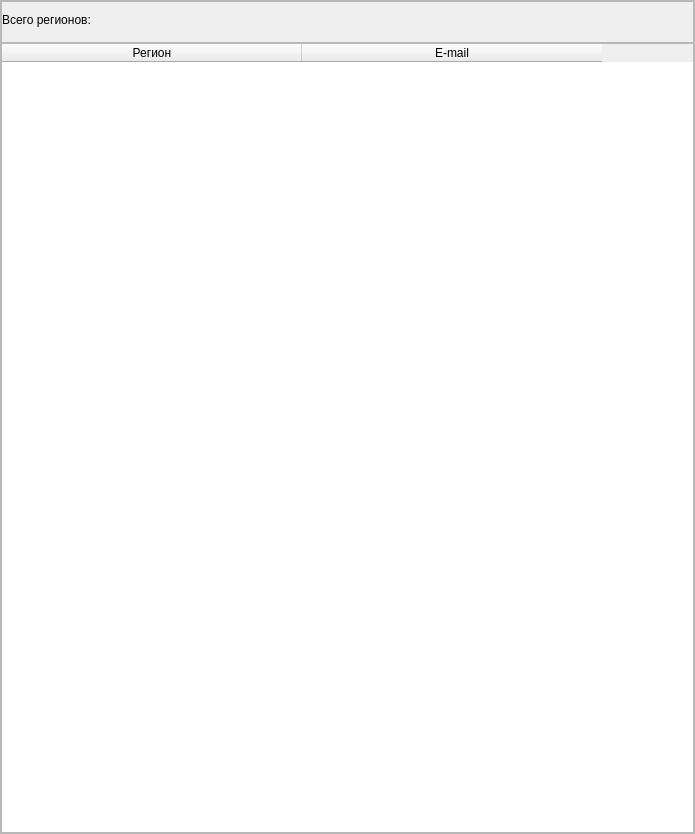
                            <widget class="QWidget" name="scrollAreaWidgetContents_7">
                             <property name="geometry">
                              <rect>
                               <x>0</x>
                               <y>0</y>
                               <width>695</width>
                               <height>834</height>
                              </rect>
                             </property>
                             <layout class="QVBoxLayout" name="verticalLayout_sp_operator_3">
                              <property name="leftMargin">
                               <number>0</number>
                              </property>
                              <property name="topMargin">
                               <number>0</number>
                              </property>
                              <property name="rightMargin">
                               <number>0</number>
                              </property>
                              <property name="bottomMargin">
                               <number>0</number>
                              </property>
                              <item>
                               <widget class="QFrame" name="frame_count_regions">
                                <property name="styleSheet">
                                 <string notr="true"/>
                                </property>
                                <property name="frameShape">
                                 <enum>QFrame::StyledPanel</enum>
                                </property>
                                <property name="frameShadow">
                                 <enum>QFrame::Raised</enum>
                                </property>
                                <layout class="QVBoxLayout" name="verticalLayout_30">
                                 <property name="spacing">
                                  <number>0</number>
                                 </property>
                                 <property name="leftMargin">
                                  <number>0</number>
                                 </property>
                                 <property name="topMargin">
                                  <number>0</number>
                                 </property>
                                 <property name="rightMargin">
                                  <number>0</number>
                                 </property>
                                 <property name="bottomMargin">
                                  <number>0</number>
                                 </property>
                                 <item>
                                  <widget class="QFrame" name="frame_20">
                                   <property name="frameShape">
                                    <enum>QFrame::StyledPanel</enum>
                                   </property>
                                   <property name="frameShadow">
                                    <enum>QFrame::Raised</enum>
                                   </property>
                                   <layout class="QHBoxLayout" name="horizontalLayout_18">
                                    <property name="spacing">
                                     <number>0</number>
                                    </property>
                                    <property name="leftMargin">
                                     <number>0</number>
                                    </property>
                                    <property name="topMargin">
                                     <number>0</number>
                                    </property>
                                    <property name="rightMargin">
                                     <number>0</number>
                                    </property>
                                    <property name="bottomMargin">
                                     <number>5</number>
                                    </property>
                                    <item>
                                     <widget class="QLabel" name="label_24">
                                      <property name="minimumSize">
                                       <size>
                                        <width>125</width>
                                        <height>35</height>
                                       </size>
                                      </property>
                                      <property name="maximumSize">
                                       <size>
                                        <width>125</width>
                                        <height>16777215</height>
                                       </size>
                                      </property>
                                      <property name="text">
                                       <string>Всего регионов:</string>
                                      </property>
                                      <property name="wordWrap">
                                       <bool>false</bool>
                                      </property>
                                     </widget>
                                    </item>
                                    <item>
                                     <widget class="QLabel" name="count_regions">
                                      <property name="minimumSize">
                                       <size>
                                        <width>50</width>
                                        <height>0</height>
                                       </size>
                                      </property>
                                      <property name="maximumSize">
                                       <size>
                                        <width>50</width>
                                        <height>16777215</height>
                                       </size>
                                      </property>
                                      <property name="text">
                                       <string/>
                                      </property>
                                      <property name="scaledContents">
                                       <bool>false</bool>
                                      </property>
                                      <property name="alignment">
                                       <set>Qt::AlignCenter</set>
                                      </property>
                                     </widget>
                                    </item>
                                    <item>
                                     <spacer name="horizontalSpacer_7">
                                      <property name="orientation">
                                       <enum>Qt::Horizontal</enum>
                                      </property>
                                      <property name="sizeHint" stdset="0">
                                       <size>
                                        <width>40</width>
                                        <height>20</height>
                                       </size>
                                      </property>
                                     </spacer>
                                    </item>
                                   </layout>
                                  </widget>
                                 </item>
                                 <item>
                                  <widget class="QTableWidget" name="emails_region">
                                   <property name="styleSheet">
                                    <string notr="true"/>
                                   </property>
                                   <property name="editTriggers">
                                    <set>QAbstractItemView::NoEditTriggers</set>
                                   </property>
                                   <property name="selectionBehavior">
                                    <enum>QAbstractItemView::SelectItems</enum>
                                   </property>
                                   <property name="sortingEnabled">
                                    <bool>true</bool>
                                   </property>
                                   <attribute name="horizontalHeaderDefaultSectionSize">
                                    <number>300</number>
                                   </attribute>
                                   <attribute name="horizontalHeaderShowSortIndicator" stdset="0">
                                    <bool>true</bool>
                                   </attribute>
                                   <attribute name="verticalHeaderShowSortIndicator" stdset="0">
                                    <bool>true</bool>
                                   </attribute>
                                   <column>
                                    <property name="text">
                                     <string>Регион</string>
                                    </property>
                                   </column>
                                   <column>
                                    <property name="text">
                                     <string>E-mail</string>
                                    </property>
                                   </column>
                                  </widget>
                                 </item>
                                </layout>
                               </widget>
                              </item>
                             </layout>
                            </widget>
